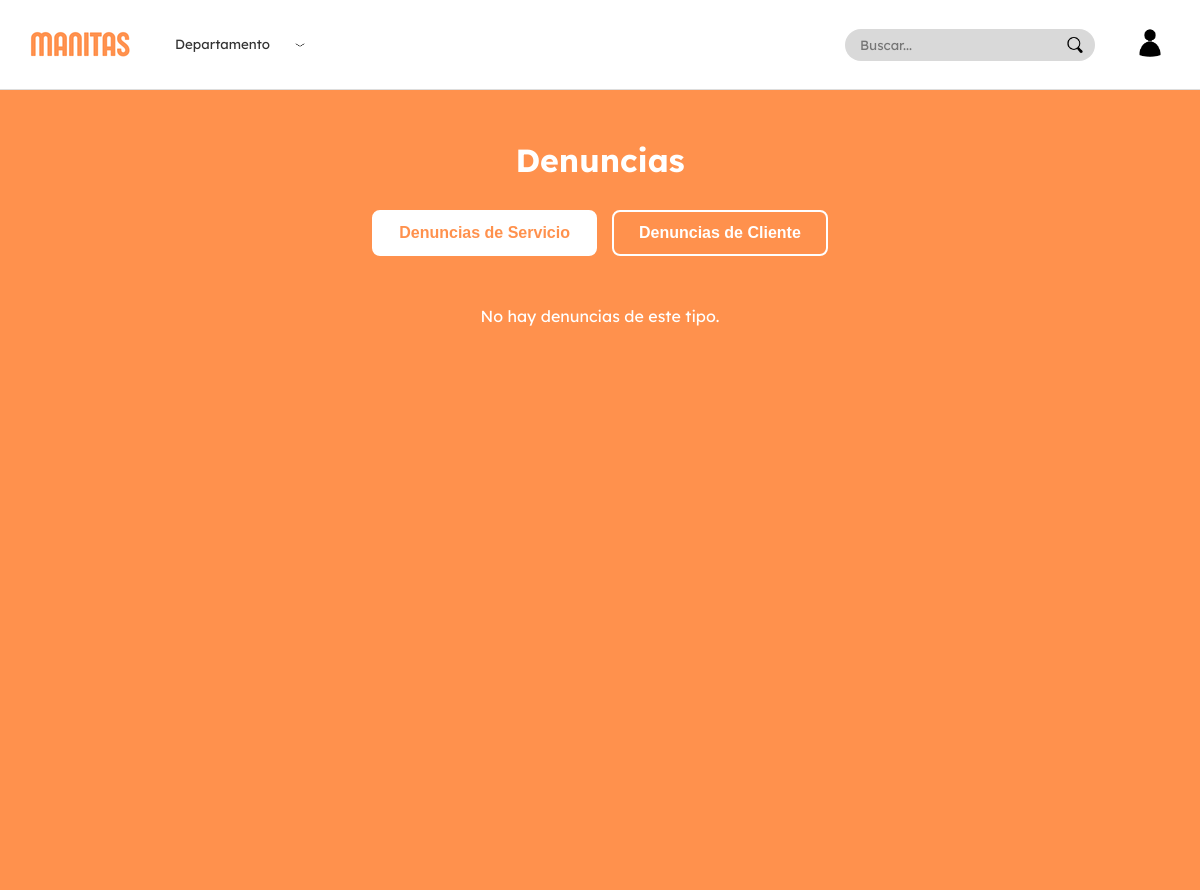
Page /apps/VIstas/paginas/administrador/admin_denuncias.php on the earlier database version.
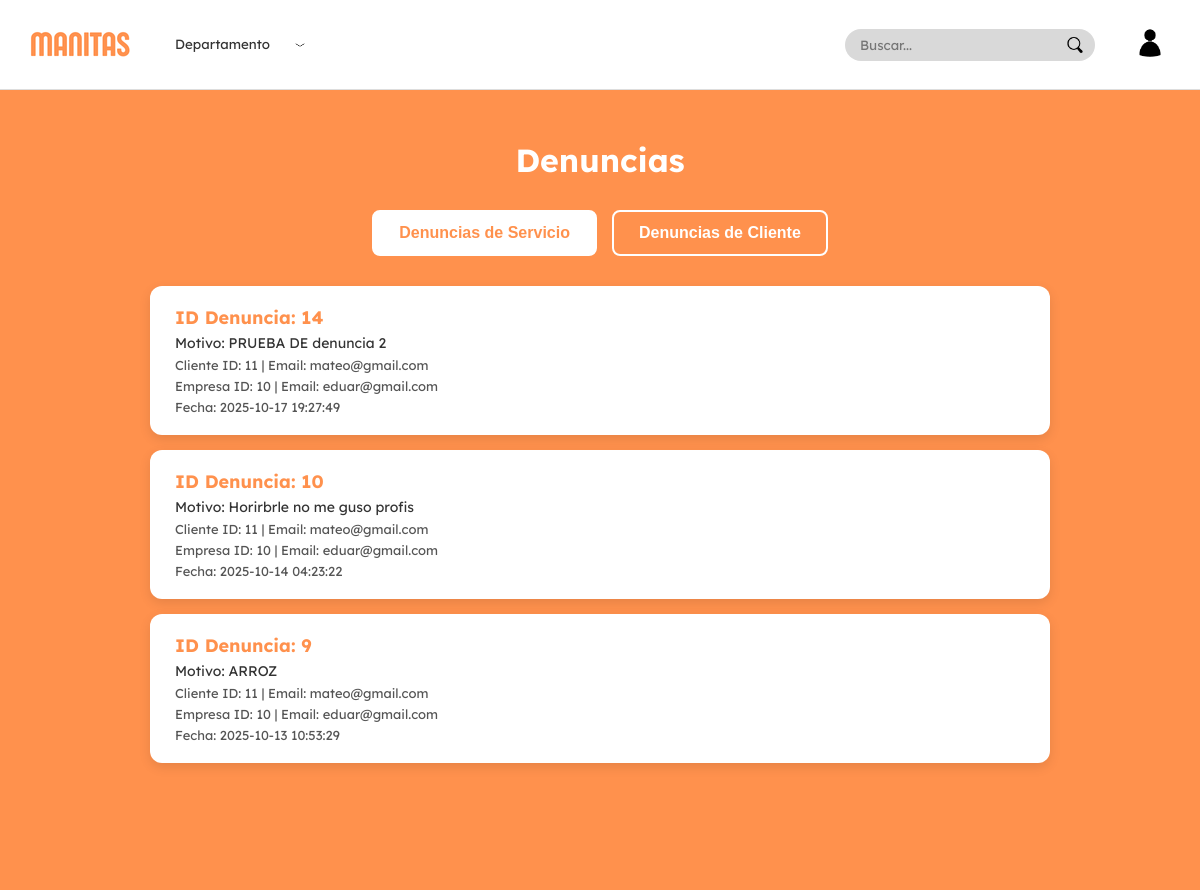
Same page on the later database version.
### tables this page shows
CREATE TABLE `denuncia` (
  `idDenuncia` int NOT NULL AUTO_INCREMENT,
  `idCliente` int NOT NULL,
  `idEmpresa` int NOT NULL,
  `asunto` varchar(50) DEFAULT NULL,
  `fecha` datetime DEFAULT CURRENT_TIMESTAMP,
  `motivo` varchar(500) DEFAULT NULL,
  PRIMARY KEY (`idDenuncia`),
  KEY `idCliente` (`idCliente`),
  KEY `idEmpresa` (`idEmpresa`),
  CONSTRAINT `denuncia_ibfk_1` FOREIGN KEY (`idCliente`) REFERENCES `cliente` (`IdUsuario`),
  CONSTRAINT `denuncia_ibfk_2` FOREIGN KEY (`idEmpresa`) REFERENCES `empresa` (`IdUsuario`)
);

### apps/Controlador/administrador/MostrarDenunciaControlador.php (called while the page is built, shortened)
<?php
require_once($_SERVER['DOCUMENT_ROOT'] . '/Proyecto/apps/modelos/Denuncia.php');
class AdminDenunciaController {
    public function __construct() {
        $tipo = $_GET['tipo'] ?? 'DenunciarServicio';
        $this->denuncias = Denuncia::obtenerPorAsunto($tipo);
    }
}
$adminController = new AdminDenunciaController();
$denuncias = $adminController->denuncias;

### apps/Modelos/Denuncia.php (called while the page is built, shortened)
<?php
require_once($_SERVER['DOCUMENT_ROOT'] . '/Proyecto/apps/modelos/Conexion.php');
class Denuncia
{
    private $idDenuncia;
    private $idCliente;
    private $idEmpresa;
    private $motivo;
    private $fecha;
    public function __construct($idCliente, $idEmpresa, $asunto, $motivo = null, $fecha = null, $idDenuncia = null)
    {
        $this->idDenuncia = $idDenuncia;
        $this->idCliente = $idCliente;
        $this->idEmpresa = $idEmpresa;
        $this->motivo = $motivo;
        $this->fecha = $fecha ?? date('Y-m-d H:i:s');
    }
    public function getIdDenuncia()
    {
        return $this->idDenuncia;
    }
    public function getIdCliente()
    {
        return $this->idCliente;
    }
    public function getIdEmpresa()
    {
        return $this->idEmpresa;
    }
    public function getMotivo()
    {
        return $this->motivo;
    }
    public function getFecha()
    {
        return $this->fecha;
    }
    public static function obtenerPorAsunto($asunto)
    {
        global $conn;
        $sql = "SELECT
                d.*,
                uc.Email AS emailCliente,
                ue.Email AS emailEmpresa
            FROM denuncia d
            LEFT JOIN usuario uc ON d.idCliente = uc.IdUsuario
            LEFT JOIN usuario ue ON d.idEmpresa = ue.IdUsuario
            WHERE d.asunto = ?
            ORDER BY d.fecha DESC";
        $stmt = $conn->prepare($sql);
        $stmt->bind_param("s", $asunto);
        $stmt->execute();
        $result = $stmt->get_result();
        $denuncias = [];
        while ($row = $result->fetch_assoc()) {
            $denuncia = new Denuncia(
                $row['idCliente'],
                $row['idEmpresa'],
                $row['asunto'],
                $row['motivo'],
                $row['fecha'],
                $row['idDenuncia']
            );
            $denuncias[] = [
                'denuncia' => $denuncia,
                'emailCliente' => $row['emailCliente'],
                'emailEmpresa' => $row['emailEmpresa']
            ];
        }
        return $denuncias;
    }
}

### apps/VIstas/paginas/administrador/admin_denuncias.php (the view, shortened to what this page needs)
<?php
require_once($_SERVER['DOCUMENT_ROOT'] . '/Proyecto/apps/controlador/administrador/MostrarDenunciaControlador.php');
?>
<!DOCTYPE html>
<html lang="es">
<head>
<link rel="stylesheet" href="/Proyecto/public/css/layout/navbar.css">
    <link rel="stylesheet" href="/Proyecto/public/css/fonts.css">
<link rel="stylesheet" href="/Proyecto/public/css/paginas/administrador/admin_denuncias.css">
</head>
<body>
    <?php include $_SERVER['DOCUMENT_ROOT'] . '/Proyecto/apps/vistas/layout/navbar.php'; ?>
    <div class="admin-denuncias-page">
        <h1>Denuncias</h1>
        <div class="modal-buttons">
            <a href="?tipo=DenunciarServicio">
                <button class="<?= ($_GET['tipo'] ?? 'DenunciarServicio') === 'DenunciarServicio' ? 'selected' : '' ?>">
                    Denuncias de Servicio
                </button>
            </a>
            <a href="?tipo=DenunciarCliente">
                <button class="<?= ($_GET['tipo'] ?? 'DenunciarServicio') === 'DenunciarCliente' ? 'selected' : '' ?>">
                    Denuncias de Cliente
                </button>
            </a>
        </div>
<ul class="servicios-list">
    <?php if (count($denuncias ?? []) === 0): ?>
        <p class="no-denuncias">No hay denuncias de este tipo.</p>
    <?php else: ?>
        <?php foreach ($denuncias as $item): ?>
            <?php $denuncia = $item['denuncia']; ?>
            <li class="servicio-item">
                <div class="info">
                    <span class="nombre">ID Denuncia: <?= htmlspecialchars($denuncia->getIdDenuncia()) ?></span>
                    <span class="descripcion">Motivo: <?= htmlspecialchars($denuncia->getMotivo()) ?></span>
                    <span class="empresa">
                        Cliente ID: <?= htmlspecialchars($denuncia->getIdCliente()) ?> |
                         Email: <?= htmlspecialchars($item['emailCliente']) ?>
                    </span>
                    <span class="empresa">
                        Empresa ID: <?= htmlspecialchars($denuncia->getIdEmpresa()) ?> |
                        Email: <?= htmlspecialchars($item['emailEmpresa']) ?>
                    </span>
                    <span class="empresa">Fecha: <?= htmlspecialchars($denuncia->getFecha()) ?></span>
                </div>
            </li>
        <?php endforeach; ?>
    <?php endif; ?>
</ul>
    </div>
</body>
</html>

Differences in the rows shown:
added denuncia: idDenuncia "14", motivo "PRUEBA DE denuncia 2", idCliente "11", emailCliente "mateo@gmail.com", idEmpresa "10", emailEmpresa "eduar@gmail.com", fecha "2025-10-17 19:27:49"
added denuncia: idDenuncia "10", motivo "Horirbrle no me guso profis", idCliente "11", emailCliente "mateo@gmail.com", idEmpresa "10", emailEmpresa "eduar@gmail.com", fecha "2025-10-14 04:23:22"
added denuncia: idDenuncia "9", motivo "ARROZ", idCliente "11", emailCliente "mateo@gmail.com", idEmpresa "10", emailEmpresa "eduar@gmail.com", fecha "2025-10-13 10:53:29"
Other differences:
text no longer shown: "No hay denuncias de este tipo."
